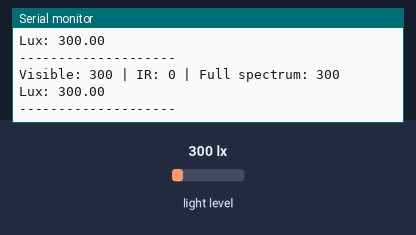
This sketch was run on a simulated Arduino Uno, built with avr-gcc and run on an emulated ATmega328P. Parts: the last lines printed to the serial monitor. The test bench sets the inputs (shaded band); at power-on: light level 300 lx.

Above: at 1.2 s.
1.3 s: light level set to 40 lx
At 2.6 s:
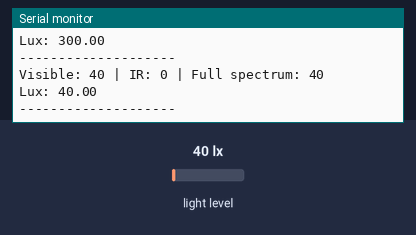
2.8 s: light level set to 500 lx
At 3.7 s:
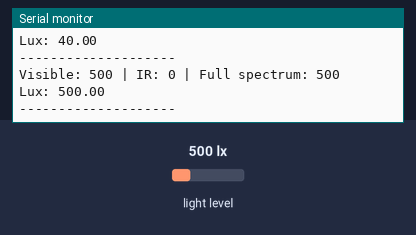
Timing chart, 0 to 5.8 s (numbered marks = the images above; inputs shaded):
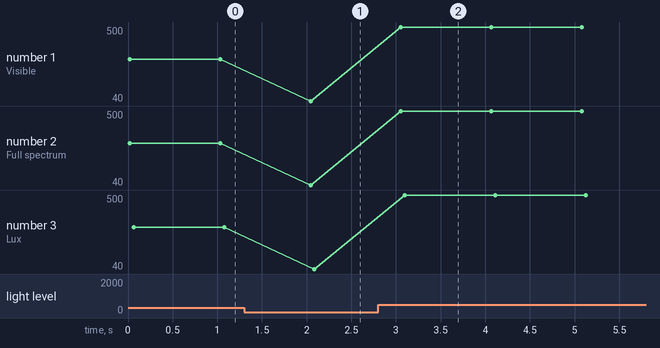

Measured:
- after the input at 1.3 s, the serial monitor: prints a new line after 0.74 s (image 1)
- after the input at 2.8 s, the serial monitor: prints a new line after 0.25 s (image 2)
- plotted number 1: 300 → 40 after the input at 1.3 s, 40 → 500 after the input at 2.8 s
- plotted number 2: 300 → 40 after the input at 1.3 s, 40 → 500 after the input at 2.8 s
- plotted number 3: 300 → 40 after the input at 1.3 s, 40 → 500 after the input at 2.8 s

The sketch:

adafruit_TSL2591_test.ino
```cpp
#include <Wire.h>
#include <Adafruit_Sensor.h>
#include <Adafruit_TSL2591.h>

Adafruit_TSL2591 tsl = Adafruit_TSL2591(2591);

void setup() {
  Serial.begin(9600);

  if (!tsl.begin()) {
    Serial.println("Could not find TSL2591!");
    while (1);
  }

  Serial.println("TSL2591 found!");

  // Set the gain
  tsl.setGain(TSL2591_GAIN_MED);

  // Set integration time
  tsl.setTiming(TSL2591_INTEGRATIONTIME_100MS);
}

void loop() {
  uint32_t lum = tsl.getFullLuminosity();

  uint16_t ir = lum >> 16;
  uint16_t full = lum & 0xFFFF;

  uint16_t visible = full - ir;

  Serial.print("Visible: ");
  Serial.print(visible);

  Serial.print(" | IR: ");
  Serial.print(ir);

  Serial.print(" | Full spectrum: ");
  Serial.println(full);

  Serial.print("Lux: ");
  Serial.println(tsl.calculateLux(full, ir));

  Serial.println("--------------------");

  delay(1000);
}
```
